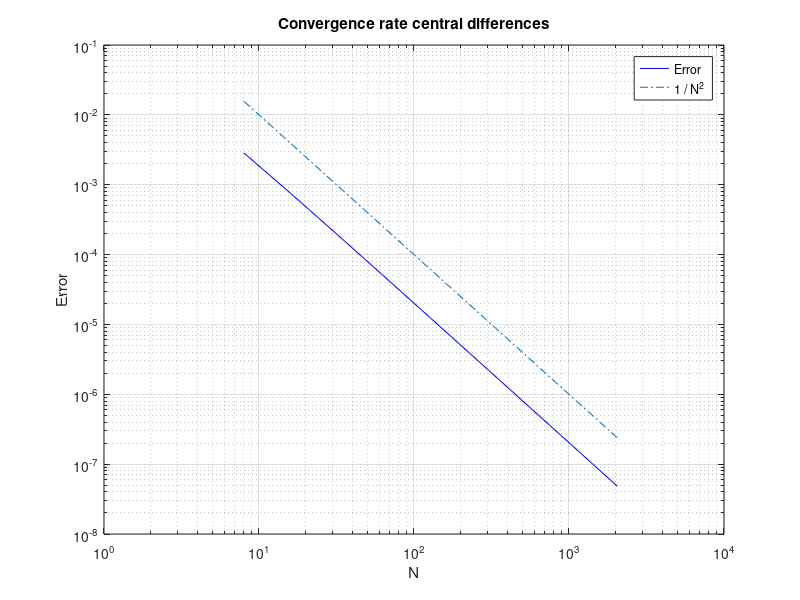

Write MATLAB code to recreate this figure.
function ex1
  es = [];
  ns = 2 .^ (3 : 11);

  for n = ns
    h = 1 / n;
    x_grid = linspace(0, 1, n + 1)';
    ys = exp(x_grid);

    % Central difference matrix A + r.h.s. b
    A = central_diff(n);
    b = h * h * ys(2 : end);
    
    % Dirichlet left
    b(1) = b(1) - 1;

    % Neumann right
    b(end) = b(end) - 2 * h * exp(1);
    A(n, n - 1) = 2;

    % Solve Ax = b.
    x = [1; A \ b];

    % Compute the error (approximate L2-norm)
    es(end + 1) = L2_norm(x - ys);
  end

  loglog(ns, es, 'b'); hold on;
  loglog(ns, ns .^ -2, '-.'); hold off;
  grid
  title('Convergence rate central differences');
  xlabel('N');
  ylabel('Error');
  legend('Error', '1 / N^2')
end

function value = L2_norm(f)
  value = norm(f(1 : end - 1), 2) / sqrt(length(f) - 1);
end

function A = central_diff(n)
  e = ones(n, 1);
  A = spdiags([e, -2 * e, e], -1 : 1, n, n);
end